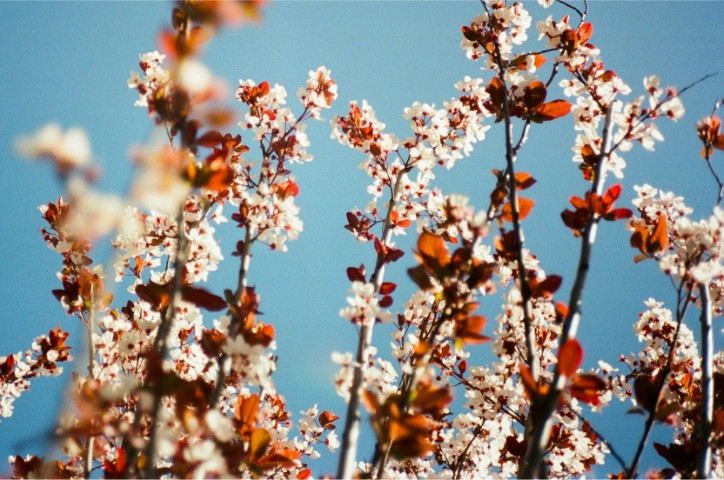
#> input picture data/3.jpg, 724 x 480 px
$ jupyter execute C-3_image_features.ipynb
#> lines starting #> are read from the running program, lines starting #| are printed output that depends on the picture
[cell 1]
import cv2

[cell 2]
img = cv2.imread("data/3.jpg")
#> img is the input picture: shape (480, 724, 3); mean B, G, R 139.6, 142, 140.5
print(img.shape)
#| (480, 724, 3)
print(img)
#> (printed output is left out)
img = cv2.resize(img,(500, 500))
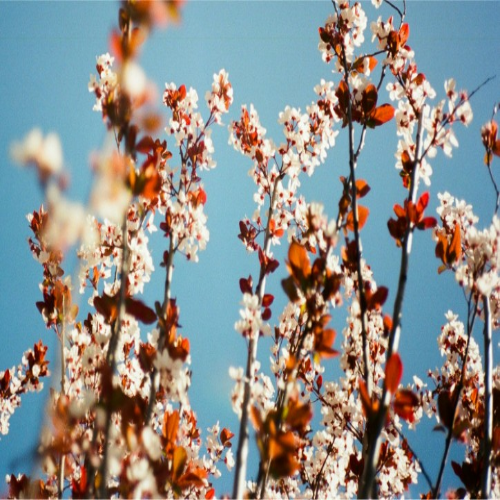
#> img: shape (500, 500, 3); mean B, G, R 139.5, 141.9, 140.4
cv2.imshow("Resized Image", img)
cv2.waitKey(5000)
cv2.destroyAllWindows()

[cell 3]
img = cv2.imread("data/3.jpg",1)
print(img.shape)
#| (480, 724, 3)
print(img)
#> (printed output is left out)
img = cv2.resize(img,(500, 500))
cv2.imshow("Resized Image", img)
cv2.waitKey(5000)
cv2.destroyAllWindows()

[cell 4]
img = cv2.imread("data/3.jpg",-1)
print(img.shape)
#| (480, 724, 3)
print(img)
#> (printed output is left out)
img = cv2.resize(img,(500, 500))
cv2.imshow("Resized Image", img)
cv2.waitKey(5000)
cv2.destroyAllWindows()

[cell 5]
img = cv2.imread("data/3.jpg",0)
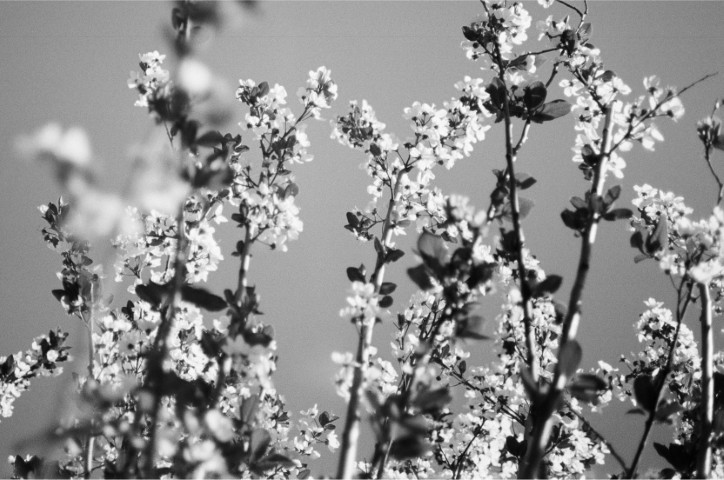
#> img: shape (480, 724); min 0, max 255, mean 141.3
print(img.shape)
#| (480, 724)
print(img)
#> (printed output is left out)
img = cv2.resize(img,(500, 500))
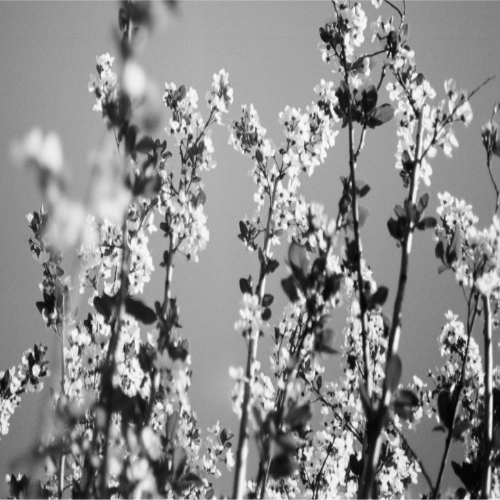
#> img: shape (500, 500); min 2, max 251, mean 141.1
cv2.imshow("Resized Image", img)
cv2.waitKey(5000)
cv2.destroyAllWindows()

$ run again, with data/1.jpg copied over data/3.jpg
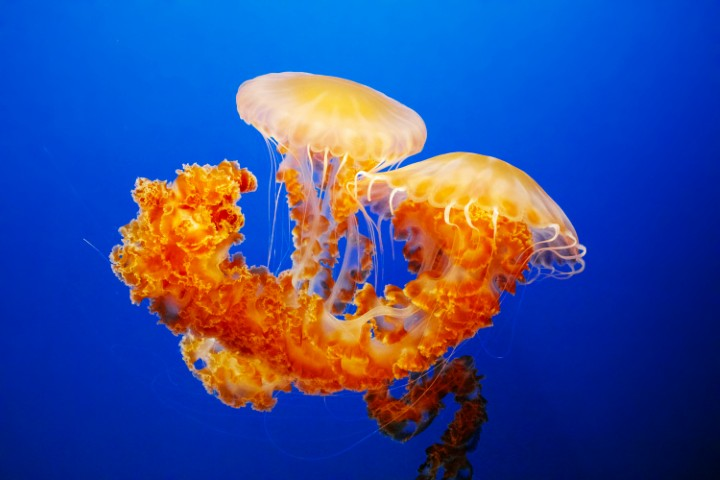
#> input picture data/1.jpg, 720 x 480 px
#> img is the input picture: shape (480, 720, 3); mean B, G, R 147.6, 76.6, 56.5
#| (480, 720, 3)
#> (printed output is left out)
#| (480, 720, 3)
#> (printed output is left out)
#| (480, 720, 3)
#> (printed output is left out)
#> `img = cv2.imread("data/3.jpg",0)`:
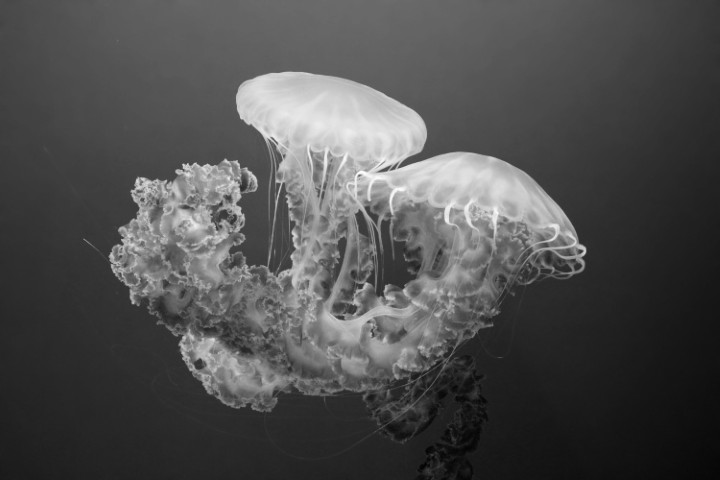
#> img: shape (480, 720); min 0, max 254, mean 78.5
#| (480, 720)
#> (printed output is left out)
#> `img = cv2.resize(img,(500, 500))`:
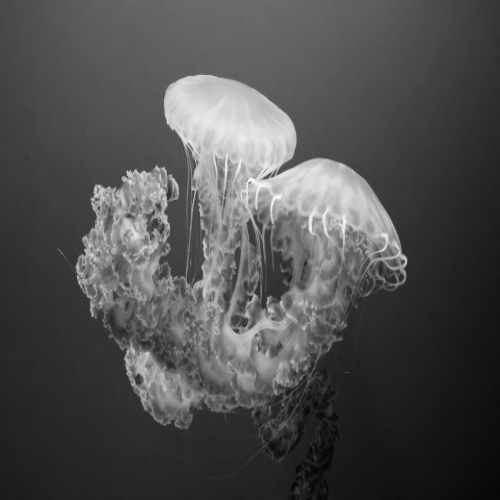
#> img: shape (500, 500); min 1, max 252, mean 78.5

$ run again, with data/2.jpg copied over data/3.jpg
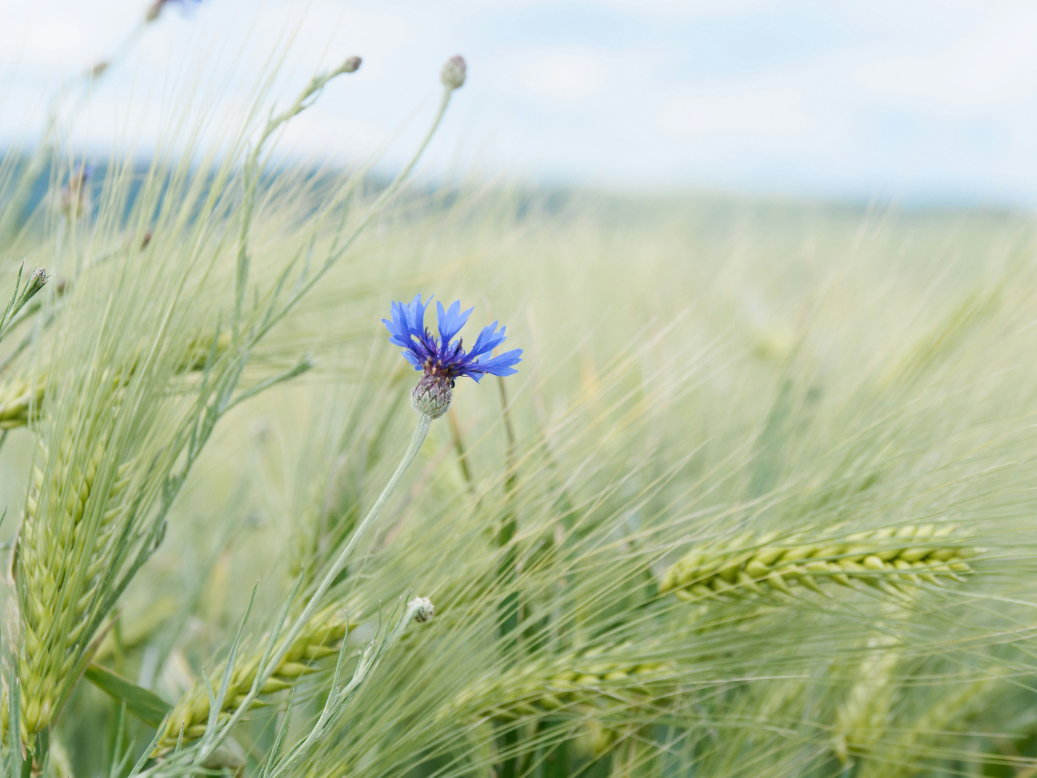
#> input picture data/2.jpg, 5184 x 3888 px (shown at 1/5 size)
#> img is the input picture: shape (3888, 5184, 3); mean B, G, R 161.7, 192.7, 180.5
#| (3888, 5184, 3)
#> (printed output is left out)
#| (3888, 5184, 3)
#> (printed output is left out)
#| (3888, 5184, 3)
#> (printed output is left out)
#> `img = cv2.imread("data/3.jpg",0)`:
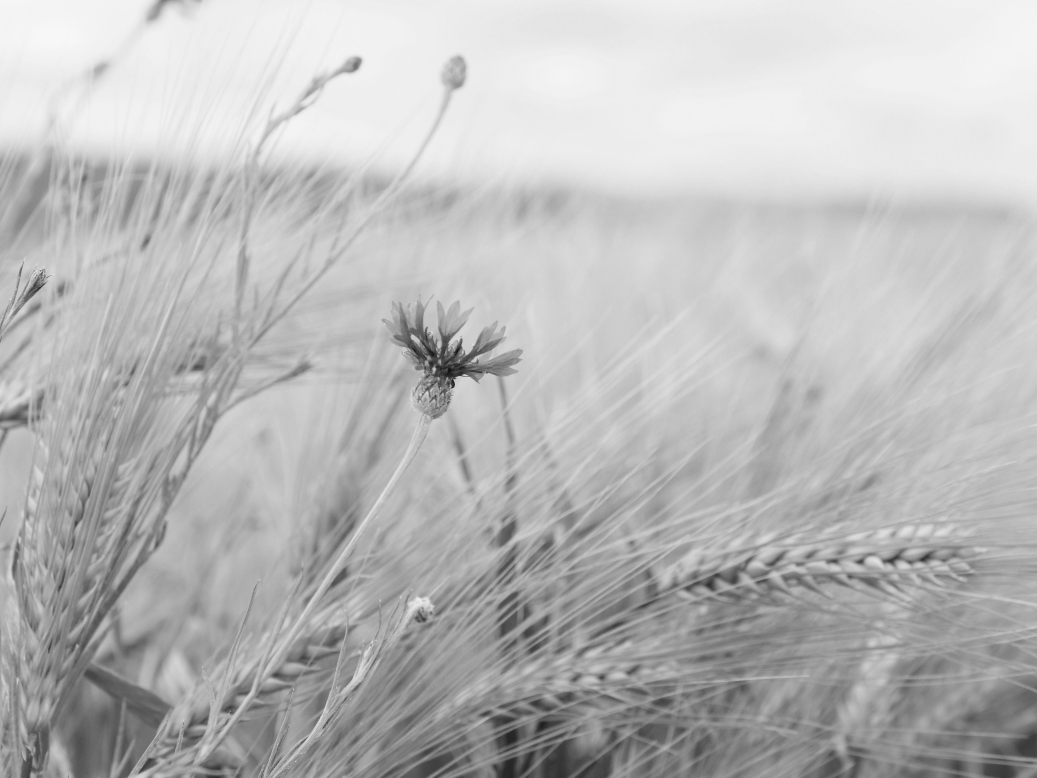
#> img: shape (3888, 5184) (shown at 1/5 size); min 7, max 248, mean 185.5
#| (3888, 5184)
#> (printed output is left out)
#> `img = cv2.resize(img,(500, 500))`:
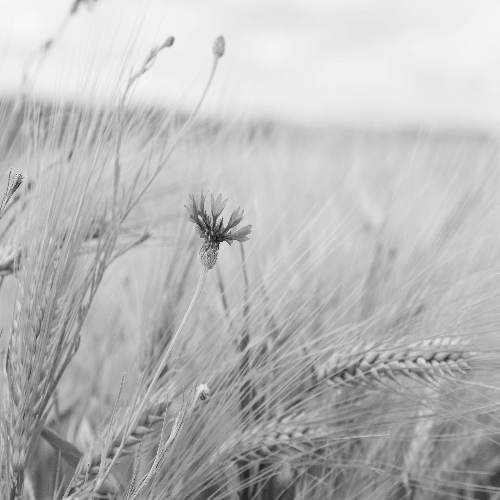
#> img: shape (500, 500); min 14, max 247, mean 185.4
